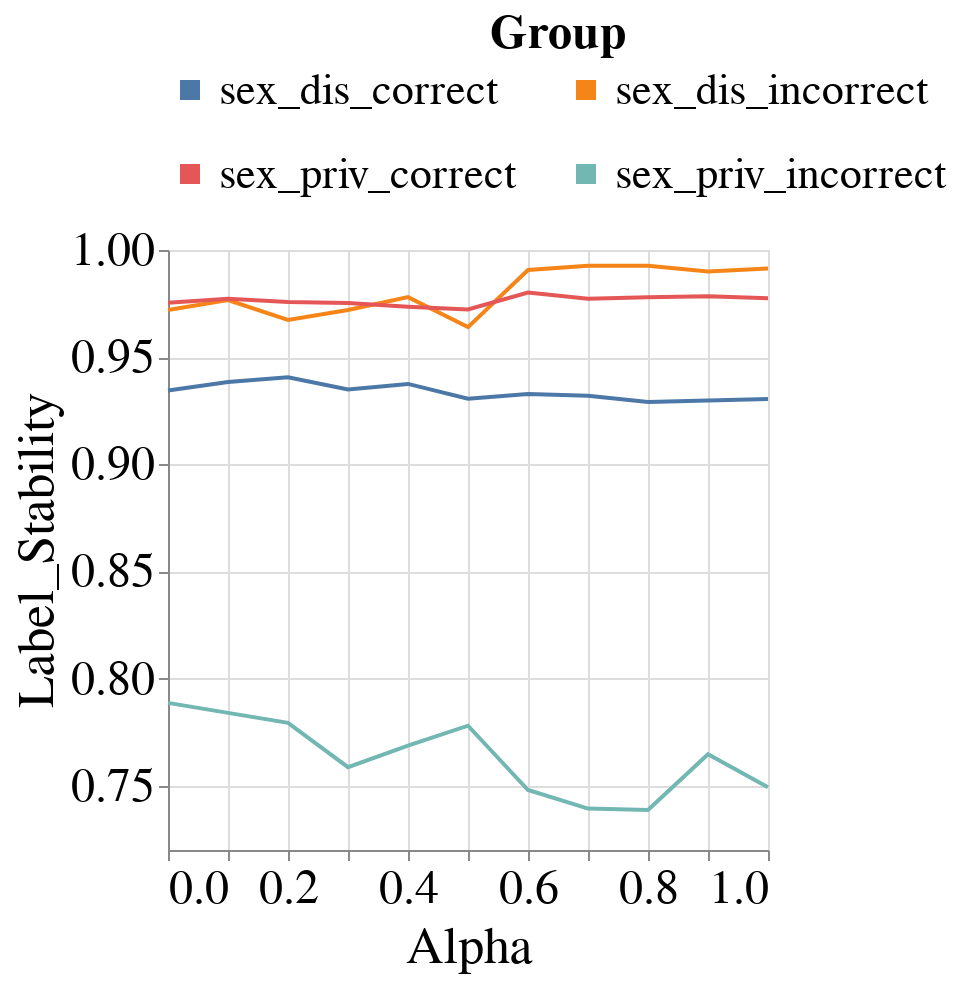

The notebook cell this image was saved under:
### Code cell
visualizer.create_line_bands_per_group_metric_plot(model_name=MODEL_NAMES[0],
                                                   group_metric='Label_Stability',
                                                   group='sex',
                                                   metric_type='subgroup')
